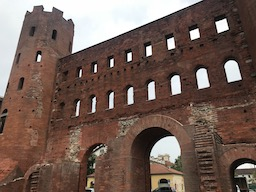
//> input picture Question_41_50/thorino.jpg, 256 x 192 px
$ ./answer_44   (built with g++ and OpenCV 4)
//> lines starting //> are read from the running program, lines starting //| are printed output that depends on the picture
#include <opencv2/core.hpp>
#include <opencv2/highgui.hpp>
#include <iostream>
#include <math.h>


// RGB to Gray scale
cv::Mat BGR2GRAY(cv::Mat img){
  // get height and width
  int height = img.rows;
  int width = img.cols;
  int channel = img.channels();

  // prepare output
  cv::Mat out = cv::Mat::zeros(height, width, CV_8UC1);

  // BGR -> Gray
  for (int y = 0; y < height; y++){
    for (int x = 0; x < width; x++){
      out.at<uchar>(y, x) = (int)((float)img.at<cv::Vec3b>(y, x)[0] * 0.0722 + \
				  (float)img.at<cv::Vec3b>(y, x)[1] * 0.7152 + \
				  (float)img.at<cv::Vec3b>(y, x)[2] * 0.2126);
    }
  }
  return out;
}

float clip(float value, float min, float max){
  return fmin(fmax(value, 0), 255);
}

// gaussian filter
cv::Mat gaussian_filter(cv::Mat img, double sigma, int kernel_size){
  int height = img.rows;
  int width = img.cols;
  int channel = img.channels();

  // prepare output
  cv::Mat out = cv::Mat::zeros(height, width, CV_8UC3);
  if (channel == 1) {
    out = cv::Mat::zeros(height, width, CV_8UC1);
  }

  // prepare kernel
  int pad = floor(kernel_size / 2);
  int _x = 0, _y = 0;
  double kernel_sum = 0;

  // get gaussian kernel
  float kernel[kernel_size][kernel_size];

  for (int y = 0; y < kernel_size; y++){
    for (int x = 0; x < kernel_size; x++){
      _y = y - pad;
      _x = x - pad;
      kernel[y][x] = 1 / (2 * M_PI * sigma * sigma) * exp( - (_x * _x + _y * _y) / (2 * sigma * sigma));
      kernel_sum += kernel[y][x];
    }
  }

  for (int y = 0; y < kernel_size; y++){
    for (int x = 0; x < kernel_size; x++){
      kernel[y][x] /= kernel_sum;
    }
  }

  // filtering
  double v = 0;

  for (int y = 0; y < height; y++){
    for (int x = 0; x < width; x++){
      // for BGR
      if (channel == 3){
        for (int c = 0; c < channel; c++){
          v = 0;
          for (int dy = -pad; dy < pad + 1; dy++){
            for (int dx = -pad; dx < pad + 1; dx++){
              if (((x + dx) >= 0) && ((y + dy) >= 0) && ((x + dx) < width) && ((y + dy) < height)){
                v += (double)img.at<cv::Vec3b>(y + dy, x + dx)[c] * kernel[dy + pad][dx + pad];
              }
            }
          }
          out.at<cv::Vec3b>(y, x)[c] = (uchar)clip(v, 0, 255);
        }
      } else {
        // for Gray
        v = 0;
        for (int dy = -pad; dy < pad + 1; dy++){
          for (int dx = -pad; dx < pad + 1; dx++){
            if (((x + dx) >= 0) && ((y + dy) >= 0) && ((x + dx) < width) && ((y + dy) < height)){
              v += (double)img.at<uchar>(y + dy, x + dx) * kernel[dy + pad][dx + pad];
            }
          }
        }
        out.at<uchar>(y, x) = (uchar)clip(v, 0, 255);
      }
    }
  }
  return out;
}

// Sobel filter
cv::Mat sobel_filter(cv::Mat img, int kernel_size, bool horizontal){
  int height = img.rows;
  int width = img.cols;
  int channel = img.channels();

  // prepare output
  cv::Mat out = cv::Mat::zeros(height, width, CV_8UC1);

  // prepare kernel
  double kernel[kernel_size][kernel_size] = {{1, 2, 1}, {0, 0, 0}, {-1, -2, -1}};

  if (horizontal){
    kernel[0][1] = 0;
    kernel[0][2] = -1;
    kernel[1][0] = 2;
    kernel[1][2] = -2;
    kernel[2][0] = 1;
    kernel[2][1] = 0;
  }

  int pad = floor(kernel_size / 2);

  double v = 0;

  // filtering
  for (int y = 0; y < height; y++){
    for (int x = 0; x < width; x++){
      v = 0;
      for (int dy = -pad; dy < pad + 1; dy++){
        for (int dx = -pad; dx < pad + 1; dx++){
          if (((y + dy) >= 0) && (( x + dx) >= 0) && ((y + dy) < height) && ((x + dx) < width)){
            v += (double)img.at<uchar>(y + dy, x + dx) * kernel[dy + pad][dx + pad];
          }
        }
      }
      out.at<uchar>(y, x) = (uchar)clip(v, 0, 255);
    }
  }
  return out;
}

// get edge
cv::Mat get_edge(cv::Mat fx, cv::Mat fy){
  // get height and width
  int height = fx.rows;
  int width = fx.cols;

  // prepare output
  cv::Mat out = cv::Mat::zeros(height, width, CV_8UC1);

  double _fx, _fy;

  for(int y = 0; y < height; y++){
    for(int x = 0; x < width; x++){
      _fx = (double)fx.at<uchar>(y, x);
      _fy = (double)fy.at<uchar>(y, x);

      out.at<uchar>(y, x) = (uchar)clip(sqrt(_fx * _fx + _fy * _fy), 0, 255);
    }
  }

  return out;
}

// get angle
cv::Mat get_angle(cv::Mat fx, cv::Mat fy){
  // get height and width
  int height = fx.rows;
  int width = fx.cols;

  // prepare output
  cv::Mat out = cv::Mat::zeros(height, width, CV_8UC1);

  double _fx, _fy;
  double angle;

  for(int y = 0; y < height; y++){
    for(int x = 0; x < width; x++){
      _fx = fmax((double)fx.at<uchar>(y, x), 0.000001);
      _fy = (double)fy.at<uchar>(y, x);

      angle = atan2(_fy, _fx);
      angle = angle / M_PI * 180;

      if(angle < -22.5){
        angle = 180 + angle;
      } else if (angle >= 157.5) {
        angle = angle - 180;
      }

      // quantization
      if (angle <= 22.5){
        out.at<uchar>(y, x) = 0;
      } else if (angle <= 67.5){
        out.at<uchar>(y, x) = 45;
      } else if (angle <= 112.5){
        out.at<uchar>(y, x) = 90;
      } else {
        out.at<uchar>(y, x) = 135;
      }
    }
  }

  return out;
}


// non maximum suppression
cv::Mat non_maximum_suppression(cv::Mat angle, cv::Mat edge){
  int height = angle.rows;
  int width = angle.cols;
  int channel = angle.channels();

  int dx1, dx2, dy1, dy2;
  int now_angle;

  // prepare output
  cv::Mat _edge = cv::Mat::zeros(height, width, CV_8UC1);

  for (int y = 0; y < height; y++){
    for (int x = 0; x < width; x++){
      now_angle = angle.at<uchar>(y, x);
      // angle condition
      if (now_angle == 0){
        dx1 = -1;
        dy1 = 0;
        dx2 = 1;
        dy2 = 0;
      } else if(now_angle == 45) {
        dx1 = -1;
        dy1 = 1;
        dx2 = 1;
        dy2 = -1;
      } else if(now_angle == 90){
        dx1 = 0;
        dy1 = -1;
        dx2 = 0;
        dy2 = 1;
      } else {
        dx1 = -1;
        dy1 = -1;
        dx2 = 1;
        dy2 = 1;
      }

      if (x == 0){
        dx1 = fmax(dx1, 0);
        dx2 = fmax(dx2, 0);
      }
      if (x == (width - 1)){
        dx1 = fmin(dx1, 0);
        dx2 = fmin(dx2, 0);
      }
      if (y == 0){
        dy1 = fmax(dy1, 0);
        dy2 = fmax(dy2, 0);
      }
      if (y == (height - 1)){
        dy1 = fmin(dy1, 0);
        dy2 = fmin(dy2, 0);
      }

      // if pixel is max among adjuscent pixels, pixel is kept
      if (fmax(fmax(edge.at<uchar>(y, x), edge.at<uchar>(y + dy1, x + dx1)), edge.at<uchar>(y + dy2, x + dx2)) == edge.at<uchar>(y, x)) {
        _edge.at<uchar>(y, x) = edge.at<uchar>(y, x);
      }
    }
  }

  return _edge;
}

// histerisis
cv::Mat histerisis(cv::Mat edge, int HT, int LT){
  int height = edge.rows;
  int width = edge.cols;
  int channle = edge.channels();

  // prepare output
  cv::Mat _edge = cv::Mat::zeros(height, width, CV_8UC1);

  int now_pixel;

  for (int y = 0; y < height; y++){
    for (int x = 0; x < width; x++){
      // get pixel
      now_pixel = edge.at<uchar>(y, x);

      // if pixel >= HT
      if (now_pixel >= HT){
        _edge.at<uchar>(y, x) = 255;
      }
      // if LT < pixel < HT
      else if (now_pixel > LT) {
        for (int dy = -1; dy < 2; dy++){
          for (int dx = -1; dx < 2; dx++){
            // if 8 nearest neighbor pixel >= HT
            if (edge.at<uchar>(fmin(fmax(y + dy, 0), 255), fmin(fmax(x + dx, 0), 255)) >= HT){
              _edge.at<uchar>(y, x) = 255;
            }
          }
        }
      }
    }
  }
  return _edge;
}


// Canny
cv::Mat Canny(cv::Mat img){
  // BGR -> Gray
  cv::Mat gray = BGR2GRAY(img);

  // gaussian filter
  cv::Mat gaussian = gaussian_filter(gray, 1.4, 5);

  // sobel filter (vertical)
  cv::Mat fy = sobel_filter(gaussian, 3, false);

  // sobel filter (horizontal)
  cv::Mat fx = sobel_filter(gaussian, 3, true);

  // get edge
  cv::Mat edge = get_edge(fx, fy);

  // get angle
  cv::Mat angle = get_angle(fx, fy);

  // edge non-maximum suppression
  edge = non_maximum_suppression(angle, edge);

  // histerisis
  edge = histerisis(edge, 100, 30);

  return edge;
}


//------
// hough

const int ANGLE_T = 180;
const int RHO_MAX = 320;

// hough table
struct struct_hough_table {
  int table[RHO_MAX * 2][ANGLE_T];
};

// hough vote
struct_hough_table Hough_vote(struct_hough_table hough_table, cv::Mat img){
  int height = img.rows;
  int width = img.cols;
  int rho = 0;
  double angle = 0;

  for (int y = 0; y < height; y++){
    for (int x = 0; x < width; x++){

      // if not edge, skip
      if (img.at<uchar>(y, x) != 255){
        continue;
      }

      // 0 <= angle t < 180
      for (int t = 0; t < ANGLE_T; t++){
        angle = M_PI / 180 * t;
        rho = (int)(x * cos(angle) + y * sin(angle));
        hough_table.table[rho + RHO_MAX][t] ++;
      }
    }
  }

  return hough_table;
}

// hough nms
// [172 lines left out: functions Hough_NMS, Hough_inverse, not called in this run]

// hough step 2
int Hough_line(cv::Mat img){
  // get edge by canny
  cv::Mat edge = Canny(img);

  // hough
  struct_hough_table hough_table;

  // initialize 0
  for (int rho = 0; rho < RHO_MAX * 2; rho++){
    for (int t = 0; t < ANGLE_T; t++){
      hough_table.table[rho][t] = 0;
    }
  }

  // hough vote
  hough_table = Hough_vote(hough_table, edge);

  return 0;
}


int main(int argc, const char* argv[]){
  // read image
  cv::Mat img = cv::imread("thorino.jpg", cv::IMREAD_COLOR);
//> img is the input picture: 192 rows x 256 cols, CV_8UC3; mean B, G, R 85.6, 94.3, 114.5

  // Hough line detection
  Hough_line(img);
//> the loop in gaussian_filter, `for (int y = 0; y < height; y++)` made 192 passes
//> v on passes 1 to 3: 23.5, 31.43, 35.02
//> after the loop in gaussian_filter, `for (int y = 0; y < height; y++)`:
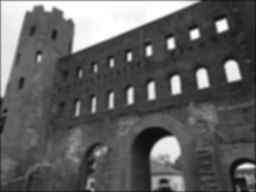
//> out: 192 rows x 256 cols, CV_8UC1; min 14, max 254, mean 96
//> after the loop in gaussian_filter, `for (int y = 0; y < height; y++)`: v = 39.81
//> the loop in sobel_filter, `for (int y = 0; y < height; y++)` made 192 passes
//> v on passes 1 to 3: -106, -39, -10
//> after the loop in sobel_filter, `for (int y = 0; y < height; y++)`:
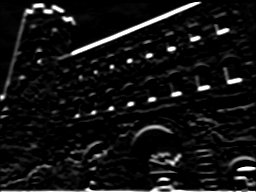
//> out: 192 rows x 256 cols, CV_8UC1; min 0, max 255, mean 18.6
//> after the loop in sobel_filter, `for (int y = 0; y < height; y++)`: v = 172
//> call 2 of sobel_filter, with kernel_size = 3, horizontal = true
//> the loop in sobel_filter (call 2), `for (int y = 0; y < height; y++)` made 192 passes
//> v on passes 1 to 3: 110, 169, 188
//> after the loop in sobel_filter (call 2), `for (int y = 0; y < height; y++)`:
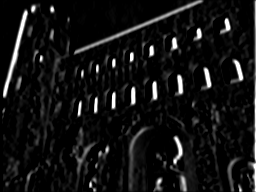
//> out: 192 rows x 256 cols, CV_8UC1; min 0, max 255, mean 18.7
//> after the loop in sobel_filter (call 2), `for (int y = 0; y < height; y++)`: v = 190
//> after the loop in get_edge, `for(int y = 0; y < height; y++)`:
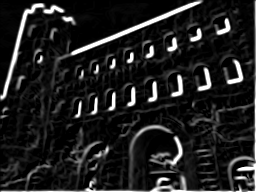
//> out: 192 rows x 256 cols, CV_8UC1; min 0, max 255, mean 31.9
//> the loop in get_angle, `for(int y = 0; y < height; y++)` made 192 passes
//> angle on passes 1 to 3: 0, 0, 0
//> after the loop in get_angle, `for(int y = 0; y < height; y++)`:
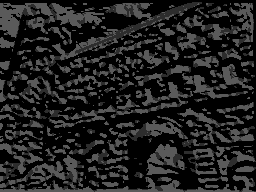
//> out: 192 rows x 256 cols, CV_8UC1; min 0, max 90, mean 32.6
//> after the loop in get_angle, `for(int y = 0; y < height; y++)`: angle = 42.15
//> after the loop in non_maximum_suppression, `for (int y = 0; y < height; y++)`:
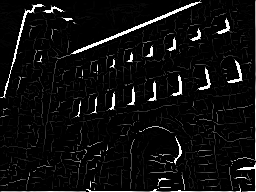
//> _edge: 192 rows x 256 cols, CV_8UC1; min 0, max 255, mean 14.9
//> after the loop in non_maximum_suppression, `for (int y = 0; y < height; y++)`: now_angle = 45; dx1 = -1; dy1 = 0; dy2 = -1
//> the loop in histerisis, `for (int y = 0; y < height; y++)` made 192 passes
//> after the loop in histerisis, `for (int y = 0; y < height; y++)`:
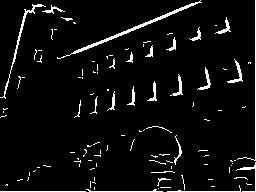
//> _edge: 192 rows x 256 cols, CV_8UC1; 5.3% white in thin lines or dots
//> after the loop in histerisis, `for (int y = 0; y < height; y++)`: now_pixel = 255

  return 0;
}

$ run again, with Question_41_50/answer_41_1.jpg copied over Question_41_50/thorino.jpg
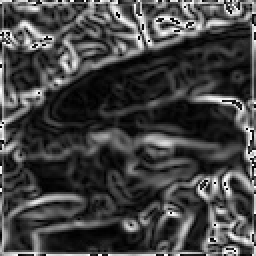
//> input picture Question_41_50/answer_41_1.jpg, 128 x 128 px (shown 2 times larger)
//> img is the input picture: 128 rows x 128 cols, CV_8UC3; min 0, max 255, mean 66.9
//> the loop in gaussian_filter, `for (int y = 0; y < height; y++)` made 128 passes
//> v on passes 1 to 8: 61.53, 86.17, 95.87, 93.64, 94.93, 92.7, 81.81, 62.73
//> after the loop in gaussian_filter, `for (int y = 0; y < height; y++)`: v = 69.98
//> the loop in sobel_filter, `for (int y = 0; y < height; y++)` made 128 passes
//> v on passes 1 to 8: -286, -102, -11, 9, -4, 27, 82, 110
//> after the loop in sobel_filter, `for (int y = 0; y < height; y++)`: v = 277
//> the loop in sobel_filter (call 2), `for (int y = 0; y < height; y++)` made 128 passes
//> v on passes 1 to 8: 286, 434, 465, 455, 454, 459, 436, 376
//> the loop in get_angle, `for(int y = 0; y < height; y++)` made 128 passes
//> angle on passes 1 to 8: 0, 0, 0, 2.02, 0, 6.04, 17.83, 23.33
//> after the loop in get_angle, `for(int y = 0; y < height; y++)`:
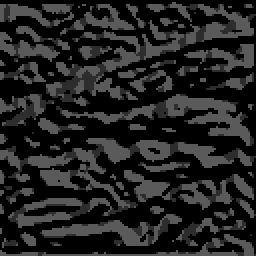
//> out: 128 rows x 128 cols, CV_8UC1 (shown 2 times larger); min 0, max 90, mean 34.5
//> after the loop in get_angle, `for(int y = 0; y < height; y++)`: angle = 46.62
//> the loop in non_maximum_suppression, `for (int y = 0; y < height; y++)` made 128 passes
//> (now_angle, dy1, dy2) on passes 1 to 8: (0, 0, 0), (0, 0, 0), (0, 0, 0), (0, 0, 0), (0, 0, 0), (0, 0, 0), (0, 0, 0), (45, 1, -1)
//> after the loop in non_maximum_suppression, `for (int y = 0; y < height; y++)`: now_angle = 45; dx1 = -1; dy1 = 0; dy2 = -1
//> the loop in histerisis, `for (int y = 0; y < height; y++)` made 128 passes
//> now_pixel on passes 1 to 8: 255, 255, 255, 255, 255, 255, 255, 255
//> after the loop in histerisis, `for (int y = 0; y < height; y++)`:
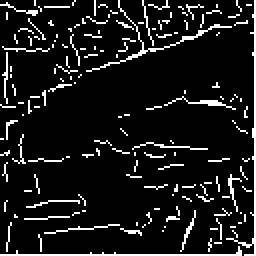
//> _edge: 128 rows x 128 cols, CV_8UC1 (shown 2 times larger); 9.9% white in thin lines or dots
//> after the loop in histerisis, `for (int y = 0; y < height; y++)`: now_pixel = 255
